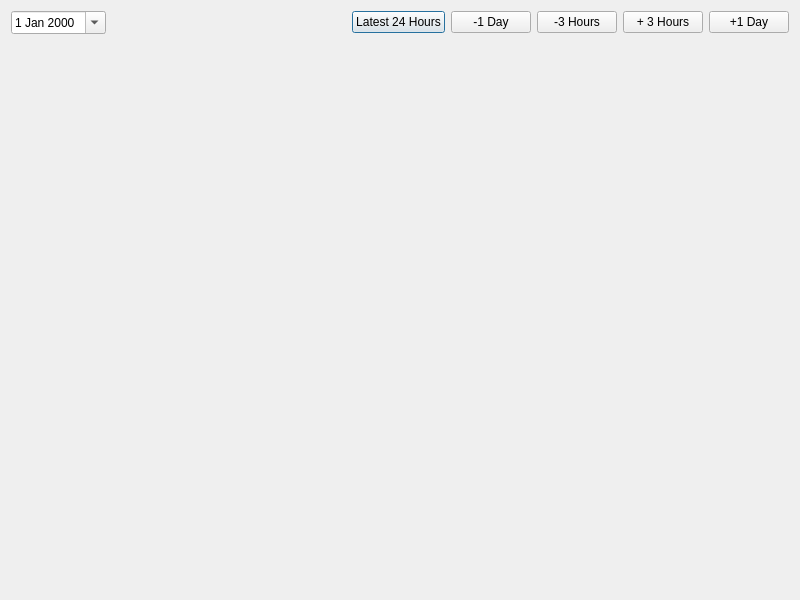
<?xml version="1.0" encoding="UTF-8"?>
<ui version="4.0">
 <class>Chart</class>
 <widget class="QDialog" name="Chart">
  <property name="geometry">
   <rect>
    <x>0</x>
    <y>0</y>
    <width>800</width>
    <height>600</height>
   </rect>
  </property>
  <property name="minimumSize">
   <size>
    <width>800</width>
    <height>600</height>
   </size>
  </property>
  <property name="windowTitle">
   <string>Chart</string>
  </property>
  <layout class="QVBoxLayout" name="verticalLayout">
   <item>
    <layout class="QHBoxLayout" name="calendarLayout">
     <item>
      <widget class="QDateEdit" name="calendar">
       <property name="calendarPopup">
        <bool>true</bool>
       </property>
      </widget>
     </item>
     <item>
      <spacer name="horizontalSpacer">
       <property name="orientation">
        <enum>Qt::Horizontal</enum>
       </property>
       <property name="sizeHint" stdset="0">
        <size>
         <width>40</width>
         <height>20</height>
        </size>
       </property>
      </spacer>
     </item>
     <item>
      <widget class="QPushButton" name="latestButton">
       <property name="text">
        <string>Latest 24 Hours</string>
       </property>
      </widget>
     </item>
     <item>
      <widget class="QPushButton" name="dayAgoButton">
       <property name="text">
        <string>-1 Day</string>
       </property>
      </widget>
     </item>
     <item>
      <widget class="QPushButton" name="hoursAgoButton">
       <property name="text">
        <string>-3 Hours</string>
       </property>
      </widget>
     </item>
     <item>
      <widget class="QPushButton" name="hoursLaterButton">
       <property name="text">
        <string>+ 3 Hours</string>
       </property>
      </widget>
     </item>
     <item>
      <widget class="QPushButton" name="dayLaterButton">
       <property name="text">
        <string>+1 Day</string>
       </property>
      </widget>
     </item>
    </layout>
   </item>
   <item>
    <widget class="QScrollArea" name="scrollArea">
     <property name="frameShape">
      <enum>QFrame::NoFrame</enum>
     </property>
     <property name="widgetResizable">
      <bool>true</bool>
     </property>
     <widget class="QWidget" name="chartArea">
      <property name="geometry">
       <rect>
        <x>0</x>
        <y>0</y>
        <width>782</width>
        <height>551</height>
       </rect>
      </property>
      <property name="sizePolicy">
       <sizepolicy hsizetype="MinimumExpanding" vsizetype="Preferred">
        <horstretch>0</horstretch>
        <verstretch>0</verstretch>
       </sizepolicy>
      </property>
      <property name="minimumSize">
       <size>
        <width>500</width>
        <height>0</height>
       </size>
      </property>
      <layout class="QVBoxLayout" name="chartLayout"/>
     </widget>
    </widget>
   </item>
  </layout>
 </widget>
 <resources/>
 <connections/>
</ui>
